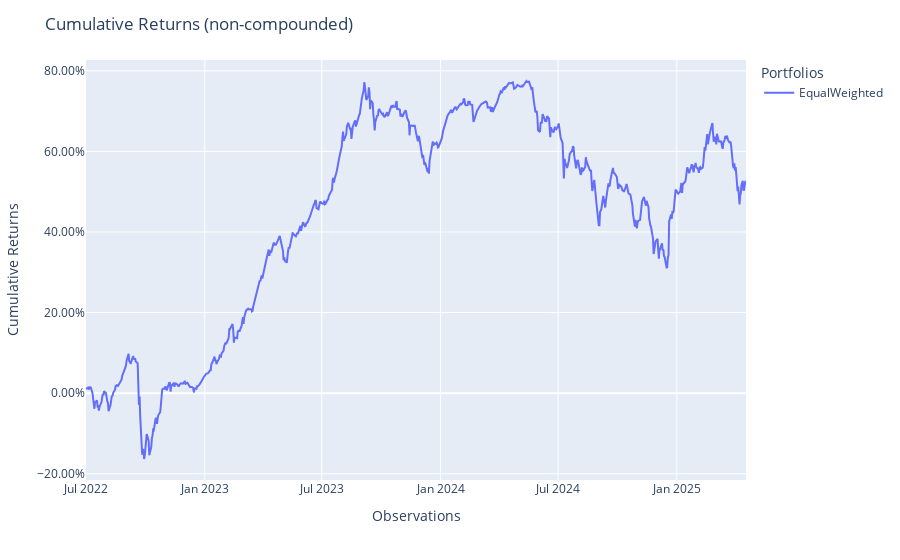

The code cell stored with this chart in its notebook:
### Markdown cell above
# Равновесный портфель

### Code cell
bench = EqualWeighted()
bench.fit(X_test)
pred=bench.predict(X_test)


population = Population([pred])
print(f"Mean return: {pred.mean}")
print(f"Max drawdown: {pred.max_drawdown}")
print(f"Average drawdown: {pred.average_drawdown}")
print(f"Sharpe:  {pred.sharpe_ratio}")
print(f"Sortino:  {pred.sortino_ratio}")
print(f"Final return: {pred.cumulative_returns[-1]}")
print(f"Max return: {pred.cumulative_returns.max()}")
fig = population.plot_cumulative_returns()
show(fig)

### Figure 1 — Plotly figure (JSON) as saved in the notebook; plotly's stock layout.template omitted (floating-point values rounded to 4 significant figures; data arrays with more than 128 entries replaced by an {"elided": "..."} marker saying what was removed)
{"data": [{"hovertemplate": "variable=EqualWeighted<br>index=%{x}<br>value=%{y}<extra></extra>", "legendgroup": "EqualWeighted", "line": {"color": "#636efa", "dash": "solid"}, "marker": {"symbol": "circle"}, "mode": "lines", "name": "EqualWeighted", "orientation": "v", "showlegend": true, "type": "scatter", "x": {"elided": "725 str values"}, "xaxis": "x", "y": {"elided": "725 float values"}, "yaxis": "y"}], "layout": {"legend": {"title": {"text": "Portfolios"}, "tracegroupgap": 0}, "margin": {"t": 60}, "title": {"text": "Cumulative Returns (non-compounded)"}, "xaxis": {"anchor": "y", "domain": [0, 1], "title": {"text": "Observations"}}, "yaxis": {"anchor": "x", "domain": [0, 1], "tickformat": ".2%", "title": {"text": "Cumulative Returns"}}}}
